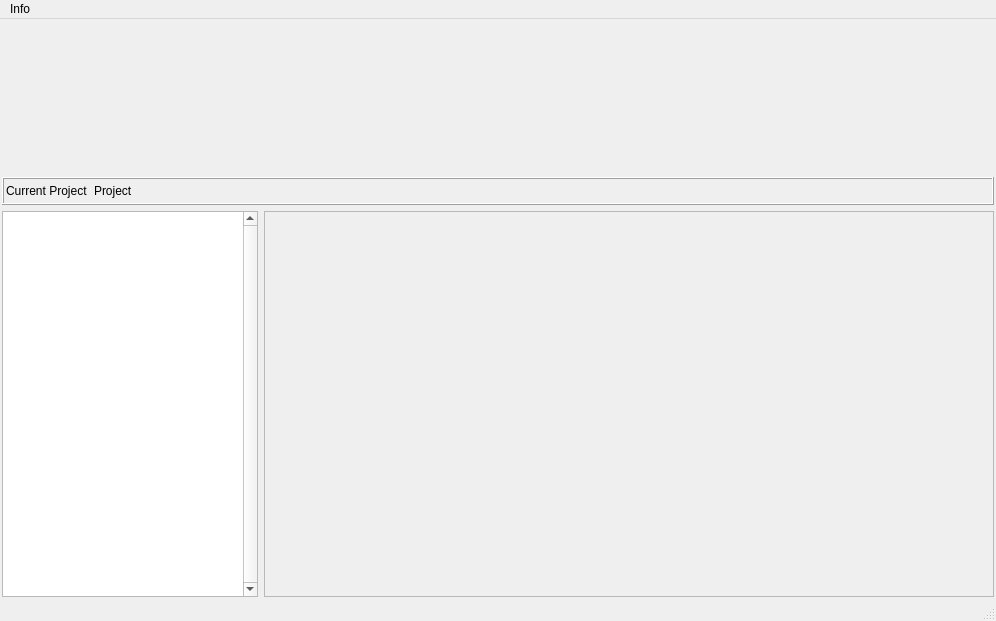
<?xml version="1.0" encoding="UTF-8"?>
<ui version="4.0">
 <class>MainWindow</class>
 <widget class="QMainWindow" name="MainWindow">
  <property name="geometry">
   <rect>
    <x>0</x>
    <y>0</y>
    <width>996</width>
    <height>621</height>
   </rect>
  </property>
  <property name="windowTitle">
   <string>MainWindow</string>
  </property>
  <widget class="QWidget" name="centralWidget">
   <layout class="QVBoxLayout" name="verticalLayout">
    <property name="spacing">
     <number>6</number>
    </property>
    <property name="leftMargin">
     <number>2</number>
    </property>
    <property name="topMargin">
     <number>2</number>
    </property>
    <property name="rightMargin">
     <number>2</number>
    </property>
    <property name="bottomMargin">
     <number>2</number>
    </property>
    <item>
     <widget class="QWidget" name="ribbon_widget" native="true">
      <property name="sizePolicy">
       <sizepolicy hsizetype="Preferred" vsizetype="Expanding">
        <horstretch>0</horstretch>
        <verstretch>0</verstretch>
       </sizepolicy>
      </property>
      <property name="minimumSize">
       <size>
        <width>0</width>
        <height>10</height>
       </size>
      </property>
      <property name="maximumSize">
       <size>
        <width>16777215</width>
        <height>150</height>
       </size>
      </property>
      <layout class="QVBoxLayout" name="verticalLayout_2"/>
     </widget>
    </item>
    <item>
     <widget class="QFrame" name="info_frame">
      <property name="frameShape">
       <enum>QFrame::Box</enum>
      </property>
      <property name="frameShadow">
       <enum>QFrame::Raised</enum>
      </property>
      <layout class="QHBoxLayout" name="horizontalLayout_2">
       <property name="leftMargin">
        <number>2</number>
       </property>
       <property name="topMargin">
        <number>2</number>
       </property>
       <property name="rightMargin">
        <number>2</number>
       </property>
       <property name="bottomMargin">
        <number>2</number>
       </property>
       <item>
        <widget class="QLabel" name="label_2">
         <property name="text">
          <string>Current Project</string>
         </property>
        </widget>
       </item>
       <item>
        <widget class="QLabel" name="currentProject_label">
         <property name="text">
          <string>Project</string>
         </property>
        </widget>
       </item>
       <item>
        <spacer name="horizontalSpacer">
         <property name="orientation">
          <enum>Qt::Horizontal</enum>
         </property>
         <property name="sizeHint" stdset="0">
          <size>
           <width>40</width>
           <height>20</height>
          </size>
         </property>
        </spacer>
       </item>
      </layout>
     </widget>
    </item>
    <item>
     <widget class="QFrame" name="mainFrame">
      <property name="frameShape">
       <enum>QFrame::NoFrame</enum>
      </property>
      <property name="frameShadow">
       <enum>QFrame::Raised</enum>
      </property>
      <layout class="QHBoxLayout" name="horizontalLayout" stretch="0,3">
       <property name="leftMargin">
        <number>0</number>
       </property>
       <property name="topMargin">
        <number>0</number>
       </property>
       <property name="rightMargin">
        <number>0</number>
       </property>
       <property name="bottomMargin">
        <number>0</number>
       </property>
       <item>
        <widget class="QListView" name="licenses_listView">
         <property name="verticalScrollBarPolicy">
          <enum>Qt::ScrollBarAlwaysOn</enum>
         </property>
         <property name="itemAlignment">
          <set>Qt::AlignLeading|Qt::AlignLeft|Qt::AlignTop</set>
         </property>
        </widget>
       </item>
       <item>
        <widget class="QFrame" name="licenseEditor_frame">
         <property name="frameShape">
          <enum>QFrame::StyledPanel</enum>
         </property>
         <property name="frameShadow">
          <enum>QFrame::Raised</enum>
         </property>
         <layout class="QVBoxLayout" name="verticalLayout_3">
          <property name="spacing">
           <number>0</number>
          </property>
          <property name="leftMargin">
           <number>0</number>
          </property>
          <property name="topMargin">
           <number>0</number>
          </property>
          <property name="rightMargin">
           <number>0</number>
          </property>
          <property name="bottomMargin">
           <number>0</number>
          </property>
         </layout>
        </widget>
       </item>
      </layout>
     </widget>
    </item>
   </layout>
  </widget>
  <widget class="QMenuBar" name="menuBar">
   <property name="geometry">
    <rect>
     <x>0</x>
     <y>0</y>
     <width>996</width>
     <height>20</height>
    </rect>
   </property>
   <widget class="QMenu" name="menuInfo">
    <property name="title">
     <string>Info</string>
    </property>
    <addaction name="actionVersion"/>
    <addaction name="actionAbout"/>
   </widget>
   <addaction name="menuInfo"/>
  </widget>
  <widget class="QStatusBar" name="statusBar"/>
  <action name="actionVersion">
   <property name="text">
    <string>Version</string>
   </property>
  </action>
  <action name="actionAbout">
   <property name="text">
    <string>About</string>
   </property>
  </action>
 </widget>
 <layoutdefault spacing="6" margin="11"/>
 <resources/>
 <connections/>
</ui>
